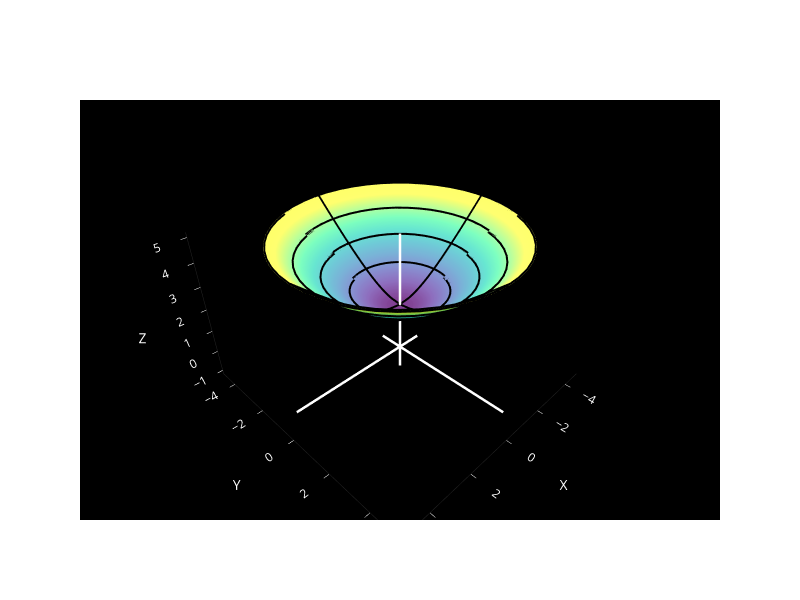

The notebook cell this image was saved under:
### Markdown cell above
## Hiperboloide de 2 hojas

### Code cell
r = lambda z, theta : ( np.sqrt(z**2-4)*np.cos(theta), np.sqrt(z**2-4)*np.sin(theta), z)
my_surface_plotter(r, (domain("z",2,5), domain("theta", 0,2*np.pi)))
